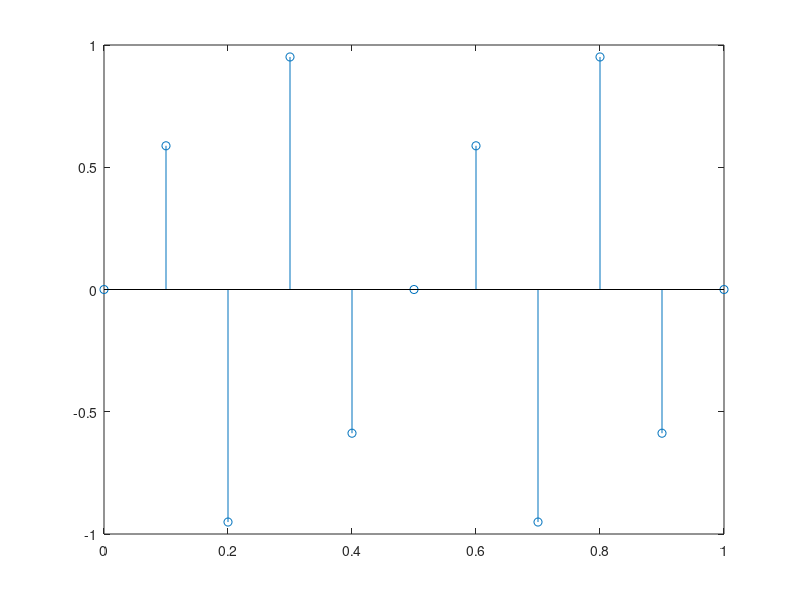

Write MATLAB code to recreate this figure.
T = 1/10;
freq = 4;
mag = 1;
signal = 0:T:1;

waveform = mag*sin(2*pi*freq*signal);

% sample the waveform
stem(signal, waveform);